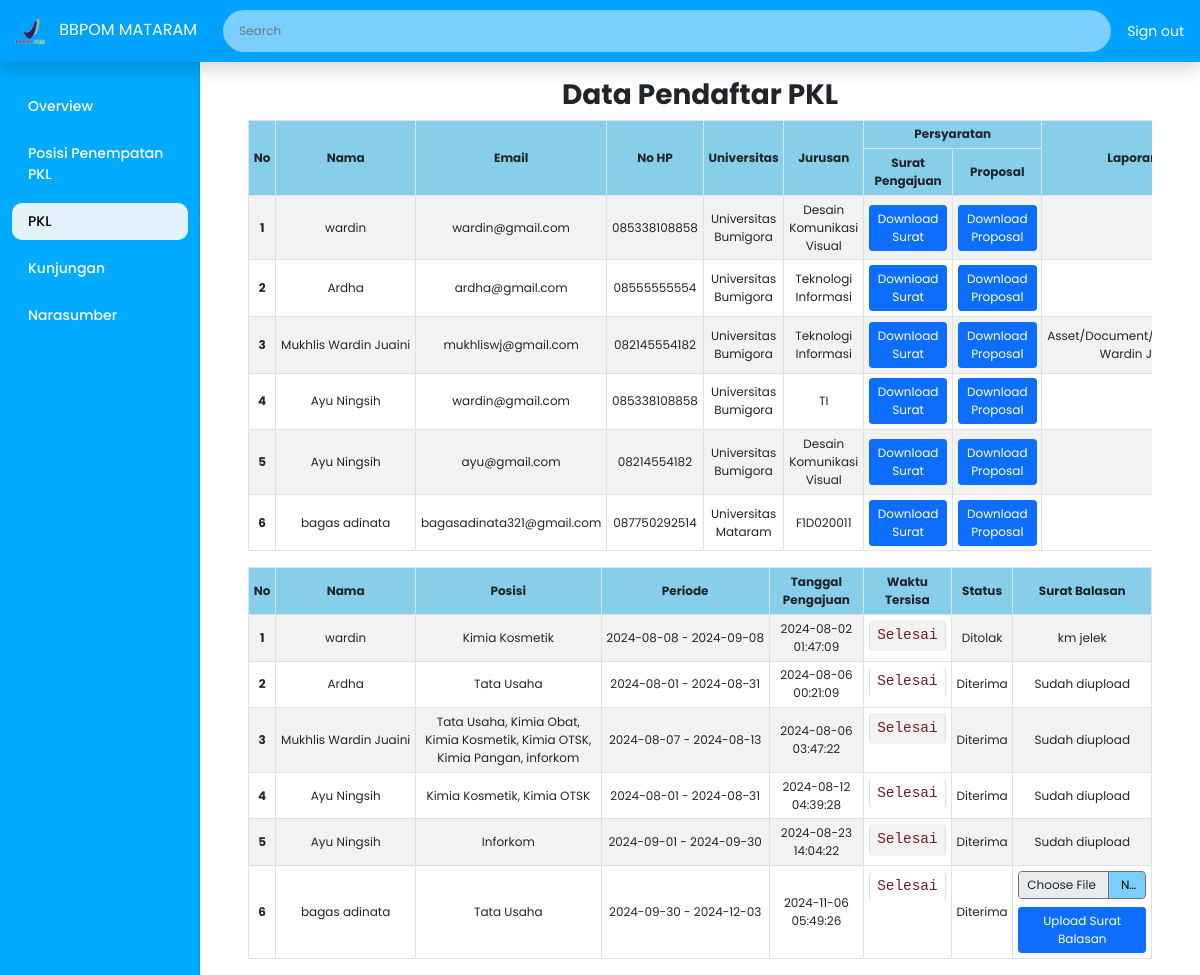
Page /admin_pkl1.php on the earlier database version.
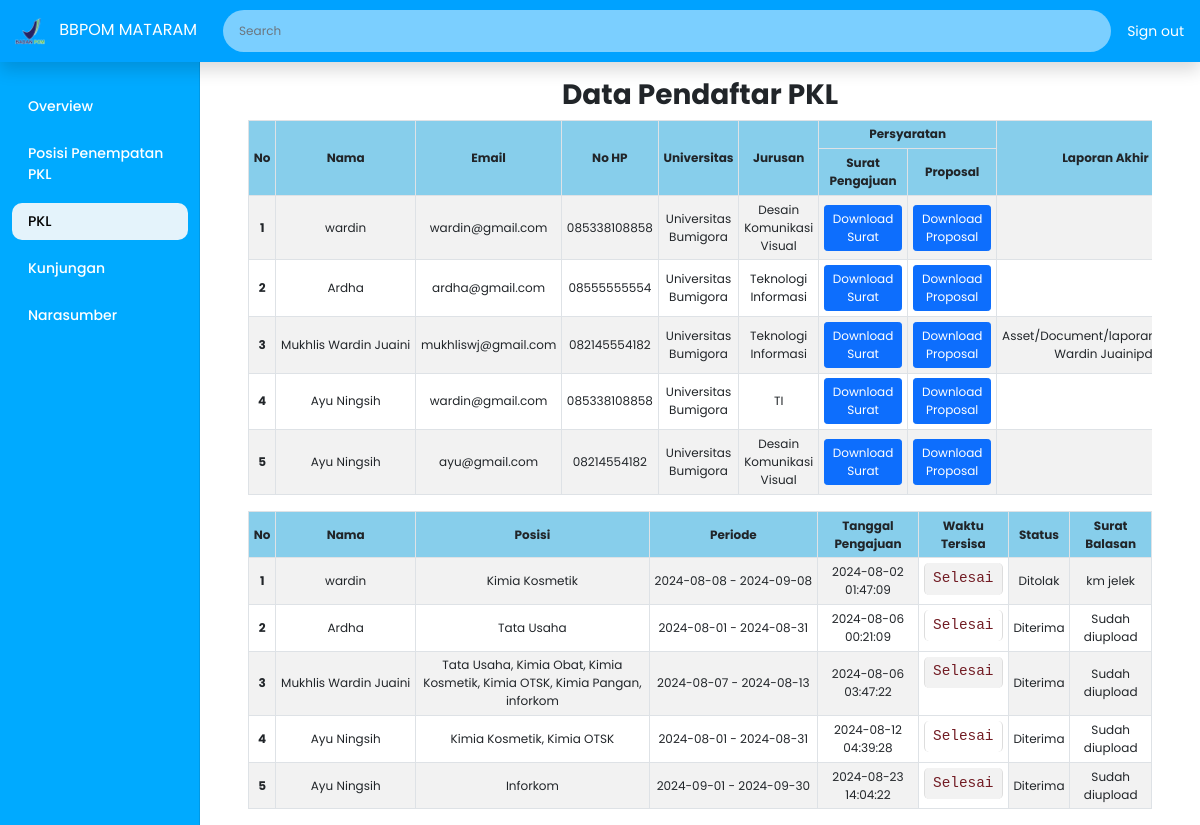
Same page on the later database version.
### tables this page shows
CREATE TABLE `pengajuan_pkl` (
  `id_pengajuan` int(11) NOT NULL,
  `nama` varchar(50) NOT NULL,
  `email` varchar(30) NOT NULL,
  `phone` varchar(20) NOT NULL,
  `university` varchar(35) NOT NULL,
  `department` varchar(50) NOT NULL,
  `nim` varchar(50) DEFAULT NULL,
  `posisi` varchar(100) NOT NULL,
  `periode` varchar(50) NOT NULL,
  `surat` varchar(70) NOT NULL,
  `proposal` varchar(70) NOT NULL,
  `status` varchar(30) DEFAULT NULL,
  `surat_balasan` varchar(100) DEFAULT NULL,
  `tanggal_pengajuan` timestamp NOT NULL DEFAULT current_timestamp(),
  `penempatan` varchar(50) DEFAULT NULL,
  `laporan_akhir` text DEFAULT NULL,
  `sertifikat` text DEFAULT NULL
);

### admin_pkl1.php (the view, shortened to what the changed rows need)
<?php
include('koneksi.php');
$search = isset($_GET['search']) ? mysqli_real_escape_string($conn, $_GET['search']) : '';
$sql = "SELECT * FROM pengajuan_pkl WHERE
        nama LIKE '%$search%' OR
        email LIKE '%$search%' OR
        phone LIKE '%$search%' OR
        university LIKE '%$search%' OR
        department LIKE '%$search%' OR
        posisi LIKE '%$search%' OR
        periode LIKE '%$search%' OR
        status LIKE '%$search%'";
$result = mysqli_query($conn, $sql);
$sql2 = "SELECT * FROM pengajuan_pkl WHERE
        nama LIKE '%$search%' OR
        email LIKE '%$search%' OR
        phone LIKE '%$search%' OR
        university LIKE '%$search%' OR
        department LIKE '%$search%' OR
        posisi LIKE '%$search%' OR
        periode LIKE '%$search%' OR
        status LIKE '%$search%'";
$result2 = mysqli_query($conn, $sql2);
$no = 1;
$no2 = 1;
?>
<!DOCTYPE html>
<html lang="id">
<head>
    <link rel="stylesheet" href="https://cdn.jsdelivr.net/npm/sweetalert2@11/dist/sweetalert2.min.css">
    <link href="https://cdn.jsdelivr.net/npm/bootstrap@5.0.2/dist/css/bootstrap.min.css" rel="stylesheet"
>
    <link rel="stylesheet" href="Asset/CSS/custom2.css">
</head>
<body>
    <div class="container-fluid">
        <div class="row">
            <div class="col-md-9 ms-sm-auto col-lg-10 px-md-4 main-content">
                <div class="container mt-2">
                    <div class="table-responsive">
                        <table class="table table-bordered table-striped table-hover text-center">
                            <thead class="table" style="vertical-align: middle; background-color: skyblue;">
                                <tr>
                                    <th scope="col" rowspan="2">No</th>
                                    <th scope="col" rowspan="2">Nama</th>
                                    <th scope="col" rowspan="2">Email</th>
                                    <th scope="col" rowspan="2">No HP</th>
                                    <th scope="col" rowspan="2">Universitas</th>
                                    <th scope="col" rowspan="2">Jurusan</th>
                                    <th scope="col" colspan="2">Persyaratan</th>
                                    <th scope="col" rowspan="2">Laporan Akhir</th>
                                </tr>
                                <tr>
                                    <th scope="col">Surat Pengajuan</th>
                                    <th scope="col">Proposal</th>
                                </tr>
                            </thead>
                            <tbody id="tableBody">
                                <?php
                                while ($row = mysqli_fetch_assoc($result)) {
                                    $surat = $row['surat'] ? "<a href='{$row['surat']}' class='btn btn-primary btn-sm' download>Download Surat</a>" : "Belum upload";
                                    $proposal = $row['proposal'] ? "<a href='{$row['proposal']}' class='btn btn-primary btn-sm' download>Download Proposal</a>" : "Belum upload";
                                    echo "<tr>";
                                    echo "<th scope='row'>{$no}</th>";
                                    echo "<td class='text-nowrap'>{$row['nama']}</td>";
                                    echo "<td>{$row['email']}</td>";
                                    echo "<td>{$row['phone']}</td>";
                                    echo "<td>{$row['university']}</td>";
                                    echo "<td>{$row['department']}</td>";
                                    echo "<td>{$surat}</td>";
                                    echo "<td>{$proposal}</td>";
                                    echo "<td>{$row['laporan_akhir']}</td>";
                                    echo "</tr>";
                                    $no++;
                                }
                                ?>
                            </tbody>
                        </table>
                    </div>
                    <div class="table-responsive">
                        <table class="table table-bordered table-striped table-hover text-center">
                            <thead class="table" style="vertical-align: middle; background-color: skyblue">
                                <tr>
                                    <th scope="col" rowspan="2">No</th>
                                    <th scope="col" rowspan="2">Nama</th>
                                    <th scope="col" rowspan="2">Posisi</th>
                                    <th scope="col" rowspan="2">Periode</th>
                                    <th scope="col" rowspan="2">Tanggal Pengajuan</th>
                                    <th scope="col" rowspan="2">Waktu Tersisa</th>
                                    <th scope="col" rowspan="2">Status</th>
                                    <th scope="col" rowspan="2" colspan="2">Surat Balasan</th>
                                </tr>
                            </thead>
                            <tbody id="tableBody">
                                <?php
                                while ($row = mysqli_fetch_assoc($result2)) {
                                    $tanggal_pengajuan = new DateTime($row['tanggal_pengajuan']);
                                    $tanggal_kadaluarsa = $tanggal_pengajuan->modify('+2 days');
                                    $status = $row['status'] ? $row['status'] : "
<button type='button' class='btn btn-success btn-sm accept-btn' data-id='{$row['id_pengajuan']}'>Terima</button>
<button type='button' class='btn btn-danger btn-sm reject-btn' data-id='{$row['id_pengajuan']}'>Tolak</button>
";
                                    $suratBalasan = "";
                                    if ($row['status'] == 'Diterima') {
                                        if ($row['surat_balasan']) {
                                            $suratBalasan = "Sudah diupload";
                                        } else {
                                            $suratBalasan = "
                            <form action='upload_surat_balasan.php' method='post' enctype='multipart/form-data'>
                                <input type='hidden' name='id' value='{$row['id_pengajuan']}'>
                                <input type='file' name='surat_balasan' class='form-control' required>
                                <button type='submit' class='btn btn-primary btn-sm mt-2'>Upload Surat Balasan</button>
                            </form>";
                                        }
                                    } elseif ($row['status'] == 'Ditolak') {
                                        $suratBalasan = $row['surat_balasan'];
                                    }
                                    echo "<tr>";
                                    echo "<th scope='row'>{$no2}</th>";
                                    echo "<td class='text-nowrap'>{$row['nama']}</td>";
                                    echo "<td class='text-wrap'>{$row['posisi']}</td>";
                                    echo "<td class='text-nowrap'>{$row['periode']}</td>";
                                    echo "<td>{$row['tanggal_pengajuan']}</td>";
                                    if ($row['status'] == "" or $row['status'] == null) {
                                        echo "<td class='countdown-container' data-target='{$tanggal_kadaluarsa->format('Y-m-d H:i:s')}'>
        <div class='countdown-item'>
            <span class='hours'>00</span>
            <label>Jam</label>
        </div>
        <div class='countdown-item'>
            <span class='minutes'>00</span>
            <label>Menit</label>
        </div>
        <div class='countdown-item'>
            <span class='seconds'>00</span>
            <label>Detik</label>
        </div>
      </td>";
                                    } else {
                                        echo "<td class='countdown-container expired'> Selesai </td>";
                                    }
                                    echo "<td>{$status}</td>";
                                    echo "<td colspan='2'>{$suratBalasan}</td>";
                                    echo "</tr>";
                                    $no2++;
                                }
                                ?>
                            </tbody>
                        </table>
                    </div>
                </div>
            </div>
        </div>
</body>
</html>

Differences in the rows shown:
removed pengajuan_pkl: nama "bagas adinata", email "bagasadinata321@gmail.com", phone "087750292514", university "Universitas Mataram", department "F1D020011", posisi "Tata Usaha", periode "2024-09-30 - 2024-12-03", tanggal_pengajuan "2024-11-06 05:49:26", shows "Selesai", status "Diterima"
